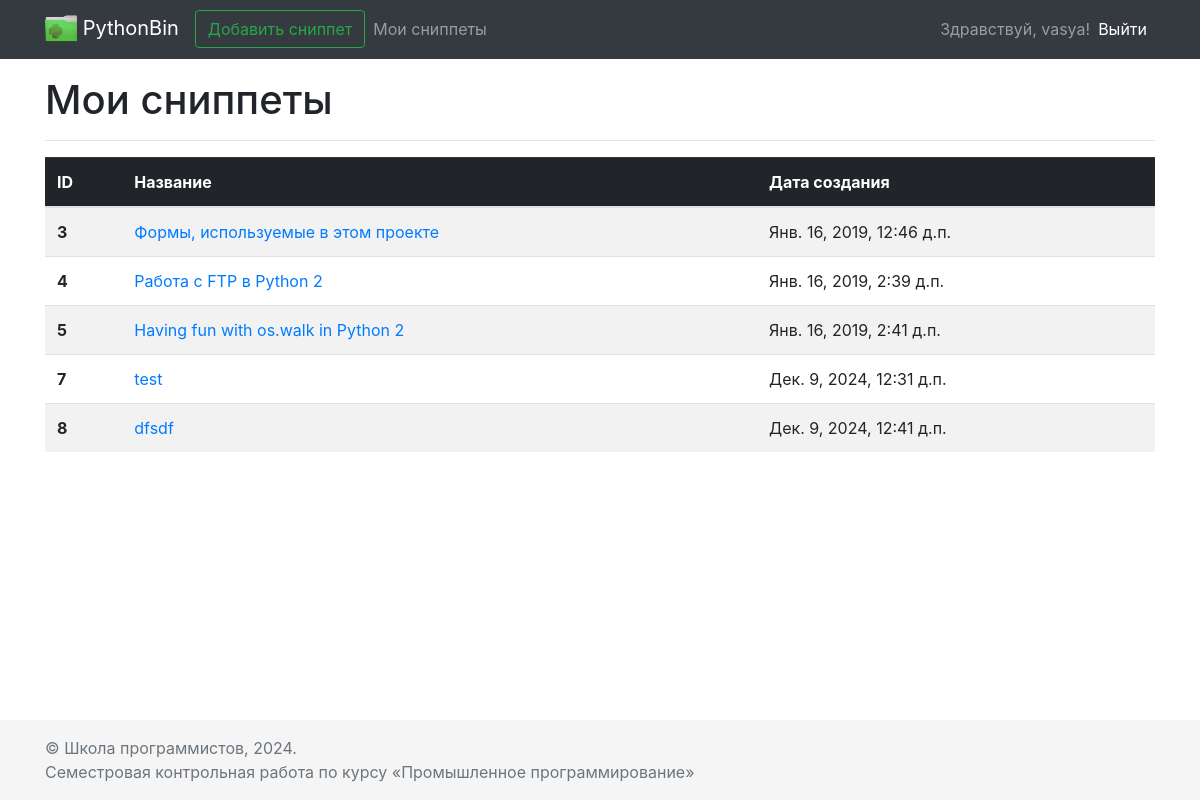
The app's page /snippets/list (signed in) with its own data.
### main/models.py (models this page shows)
class Snippet(models.Model):
    name = models.CharField(max_length=200)
    code = models.TextField(max_length=5000)
    creation_date = models.DateTimeField()
    user = models.ForeignKey(to=User, on_delete=models.CASCADE,
                             blank=True, null=True)  # can be empty due to usage of AnonymousUser

### main/views.py (the view)
# urls.py: path('snippets/list', views.my_snippets_page, name='my_snippets'),
@login_required(login_url=login_page)
def my_snippets_page(request):
    context: dict = get_base_context(request=request, pagename="Мои сниппеты")
    context["data"] = Snippet.objects.filter(user=request.user)
    return render(request, "pages/my_snippets.html", context)

### main/views.py (called while the page is built)
def get_base_context(request, pagename):
    return {
        'pagename': pagename,
        'loginform': LoginForm(),
        'user': request.user,
    }

### main/templates/pages/my_snippets.html
{% extends 'base.html' %}
{% block content %}
  <table class="table table-striped">
    <thead class="table-dark">
      <tr>
        <th scope="col">ID</th>
        <th scope="col">Название</th>
        <th scope="col">Дата создания</th>
      </tr>
    </thead>
    <tbody>
      {% for data_items in data %}
        <tr>
          <th>{{ data_items.id }}</th>
          <td>
            <a href="/snippets/{{ data_items.id }}">{{ data_items.name }}</a>
          </td>
          <td>{{ data_items.creation_date }}</td>
        </tr>
      {% endfor %}
    </tbody>
  </table>
{% endblock %}

### main/templates/base.html (shortened to what this page needs)
{% load static %}
<!doctype html>
<html lang="en" class="h-100">
    <head>
        {% block base_css %}
        <link rel="stylesheet" href="{% static 'css/bootstrap.min.css' %}">
        <link rel="stylesheet" href="{% static 'css/sticky-footer-navbar.css' %}">
        {% endblock %}
    </head>
    <body class="d-flex flex-column h-100">
        <header>
            {% block header %}
                {% include 'header.html' %}
            {% endblock %}
        </header>
        <main role="main" class="mt-3 flex-shrink-0">
            <div class="container">
                {% block pagename %}
                <div class="row">
                    <div class="col">
                        <h1>{{ pagename }}</h1><hr>
                    </div>
                </div>
                {% endblock %}
                {% block content %}
                {% endblock %}
            </div>
        </main>
        <footer class="footer mt-auto py-3">
            {% block footer %}
                {% include 'footer.html' %}
            {% endblock %}
        </footer>
    </body>
</html>

### main/templates/header.html (shortened to what this page needs)
{% load static %}
<nav class="navbar navbar-expand-md navbar-dark fixed-top bg-dark">
    <div class="container">
        <a class="navbar-brand" href="{% url 'index' %}">
            <img src="{% static 'images/logo.png' %}" width="32" height="32" alt="">
            PythonBin
        </a>
        <div class="collapse navbar-collapse" id="navbarCollapse">
            <ul class="navbar-nav mr-auto">
                <li class="form-inline">
                    <a class="btn btn-outline-success" href="{% url 'add_snippet' %}">Добавить сниппет</a>
                </li>
                {% if request.user.is_authenticated %}
                    <li class="nav-item"><a class="nav-link" href="{% url 'my_snippets' %}">Мои сниппеты</a></li>
                {% endif %}
            </ul>
            {% if request.user.is_authenticated %}
                <ul class="navbar-nav mr-right">
                    <span class="navbar-text">
                        Здравствуй, {{ request.user.username }}!
                    </span>
                    <li class="nav-item active"><a class="nav-link" href="{% url 'logout' %}">Выйти</a></li>
                </ul>
            {% endif %}
        </div>
    </div>
</nav>

### main/templates/footer.html
<div class="container">
    {% block footer %}
    <span class="text-muted">
        &copy; Школа программистов, {% now "Y" %}. <br>
        Семестровая контрольная работа по курсу &laquo;Промышленное программирование&raquo;
    </span>
    {% endblock %}
</div>

### static/css/sticky-footer-navbar.css (style rules this page uses)
main > .container { padding: 60px 15px 0; }
.footer { background-color: #f5f5f5; }
.footer > .container { padding-right: 15px; padding-left: 15px; }

### records on screen
Snippet: id "3", name "Формы, используемые в этом проекте", creation_date "Янв. 16, 2019, 12:46 д.п."
Snippet: id "4", name "Работа с FTP в Python 2", creation_date "Янв. 16, 2019, 2:39 д.п."
Snippet: id "5", name "Having fun with os.walk in Python 2", creation_date "Янв. 16, 2019, 2:41 д.п."
Snippet: id "7", name "test", creation_date "Дек. 9, 2024, 12:31 д.п."
Snippet: id "8", name "dfsdf", creation_date "Дек. 9, 2024, 12:41 д.п."

### other values on screen
{{ request.user.username }} "vasya"
{{ pagename }} "Мои сниппеты"
